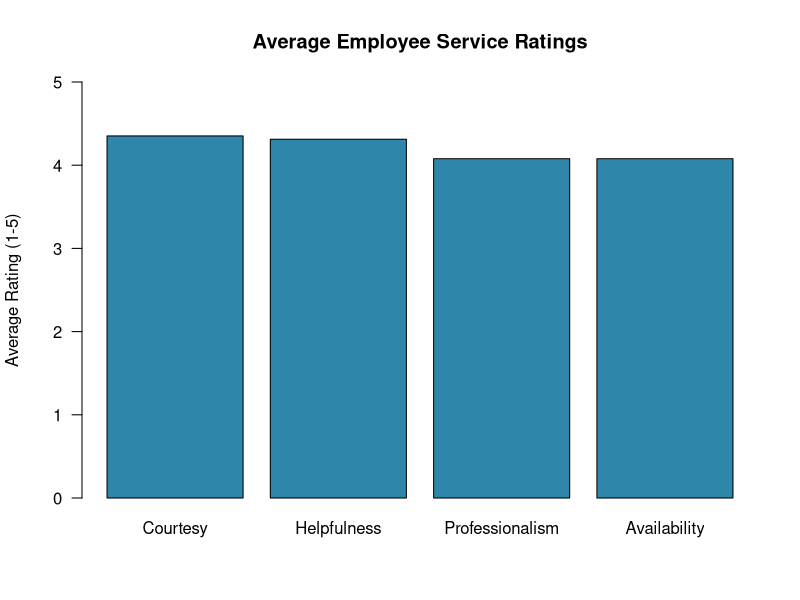
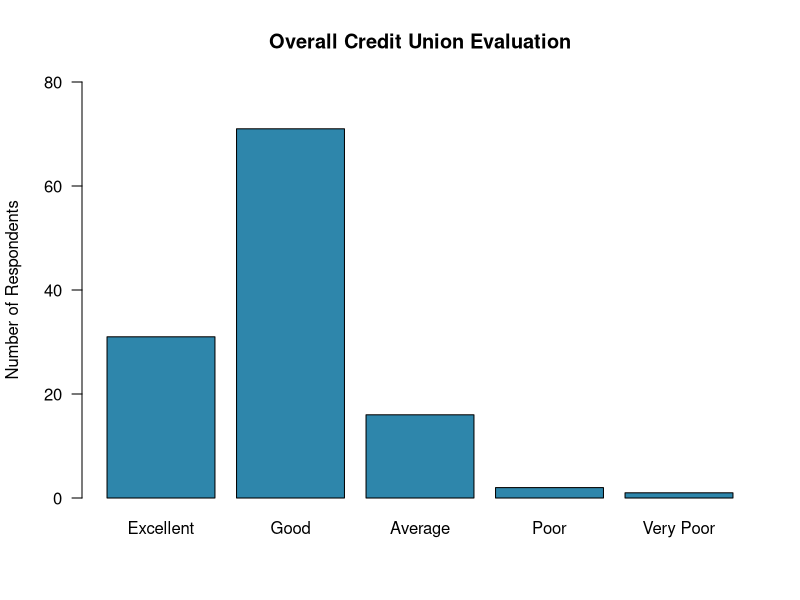

Reproduce these figures in R, in order.
## ---- chunk 1
#| echo: false
#| fig-width: 10
#| fig-height: 5
#| out-width: "100%"
#| warning: false
#| message: false

# Case 31 employee performance averages
service_ratings <- c(
  "Courtesy" = 4.352,
  "Helpfulness" = 4.312,
  "Professionalism" = 4.078,
  "Availability" = 4.078
)

barplot(
  service_ratings,
  col = "#2E86AB",
  main = "Average Employee Service Ratings",
  ylab = "Average Rating (1-5)",
  ylim = c(0, 5),
  las = 1
)
## ---- chunk 2
#| echo: false
#| fig-width: 10
#| fig-height: 5
#| out-width: "100%"
#| warning: false
#| message: false

# Case 31 survey results for Question 37
ratings <- c(
  "Excellent" = 31,
  "Good" = 71,
  "Average" = 16,
  "Poor" = 2,
  "Very Poor" = 1
)

barplot(
  ratings,
  col = "#2E86AB",
  main = "Overall Credit Union Evaluation",
  ylab = "Number of Respondents",
  ylim = c(0, 80),
  las = 1
)
